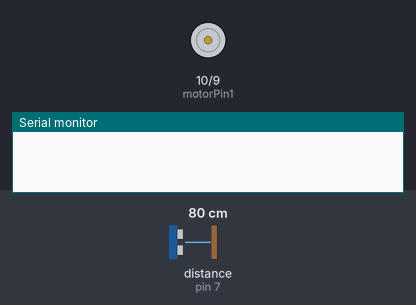
Recording of a sketch running on a simulated Arduino Uno, built with avr-gcc and run on an emulated ATmega328P. On the bench: motor-driver pin pairs drawn as motors (green arrow = first pin HIGH = forward, orange = second pin HIGH = backward, longer = more drive), the last lines printed to the serial monitor. Wiring (inferred from the names in the program): ultrasonic range finder: trigger pin 6; echo pin 7. Inputs (shaded band) come from the test bench; at power-on: distance to the obstacle (sensor on pin 7) 80 cm. The echo pulse lasts 58.3 µs per cm.

Above: at 1.2 s.
1.3 s: distance to the obstacle (sensor on pin 7) set to 6 cm
2.8 s: distance to the obstacle (sensor on pin 7) set to 3 cm
At 3.3 s:
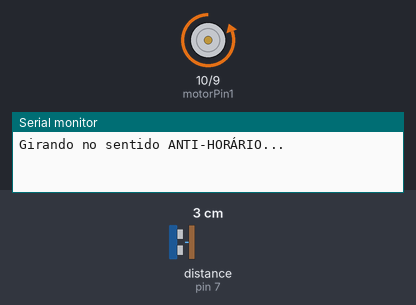
Timing chart, 0 to 10.3 s (numbered marks = the images above; inputs shaded):
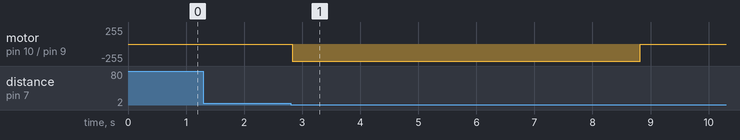

Measured:
- the behaviour switches between 5 and 4 cm on distance to the obstacle (sensor on pin 7) (found by bisection; images 0 and 1)
- after the input at 1.3 s, every drawn part: stays the same
- after the input at 2.8 s, motor on pin 10 (motorPin1) / pin 9 (motorPin2): stopped → backward 255/255 at once, → stopped 6.0 s later

The sketch:

megaCabine.ino
```cpp
// Pinos do Sensor Ultrassônico HC-SR04
const int pinTrig = 6;
const int pinEcho = 7;

// Pinos de controle da Ponte H (Motor DC)
const int motorPin1 = 10;
const int motorPin2 = 9;

// Variável de controle do sentido da rotação
// false = Anti-horário | true = Horário
bool sentidoHorario = false;

void setup() {
  pinMode(pinTrig, OUTPUT);
  pinMode(pinEcho, INPUT);

  pinMode(motorPin1, OUTPUT);
  pinMode(motorPin2, OUTPUT);

  // Garante que o motor inicie desligado
  pararMotor();

  Serial.begin(9600);
}

void loop() {
  float distancia = medirDistancia();

  // Se detectar um objeto a 4 cm ou menos (e maior que zero para evitar leituras erráticas)
  if (distancia > 0 && distancia <= 4.0) {

    if (!sentidoHorario) {
      // 1ª Leitura: Gira no sentido ANTI-HORÁRIO por 6 segundos
      Serial.println("Girando no sentido ANTI-HORÁRIO...");
      rotacionarAntiHorario();
      delay(6000);
      pararMotor();

      // Alterna a flag para a próxima acionamento
      sentidoHorario = true;
    }
    else {
      // 2ª Leitura: Gira no sentido HORÁRIO por 6 segundos
      Serial.println("Girando no sentido HORÁRIO...");
      rotacionarHorario();
      delay(6000);
      pararMotor();

      // Alterna a flag para a próxima acionamento
      sentidoHorario = false;
    }

    // Trava de segurança: aguarda o objeto ser removido da frente do sensor
    // para evitar múltiplos acionamentos seguidos pelo mesmo objeto.
    delay(500);
    while (medirDistancia() <= 4.0) {
      delay(100);
    }
  }

  delay(60); // Pequeno intervalo padrão entre leituras
}

// Função para calcular a distância em cm
float medirDistancia() {
  digitalWrite(pinTrig, LOW);
  delayMicroseconds(2);
  digitalWrite(pinTrig, HIGH);
  delayMicroseconds(10);
  digitalWrite(pinTrig, LOW);

  long duracao = pulseIn(pinEcho, HIGH, 30000); // Timeout de 30ms
  if (duracao == 0) return 999.0;               // Fora de alcance

  return (duracao * 0.0343) / 2.0;
}

// Funções de acionamento do motor via Ponte H
void rotacionarHorario() {
  digitalWrite(motorPin1, HIGH);
  digitalWrite(motorPin2, LOW);
}

void rotacionarAntiHorario() {
  digitalWrite(motorPin1, LOW);
  digitalWrite(motorPin2, HIGH);
}

void pararMotor() {
  digitalWrite(motorPin1, LOW);
  digitalWrite(motorPin2, LOW);
}
```
